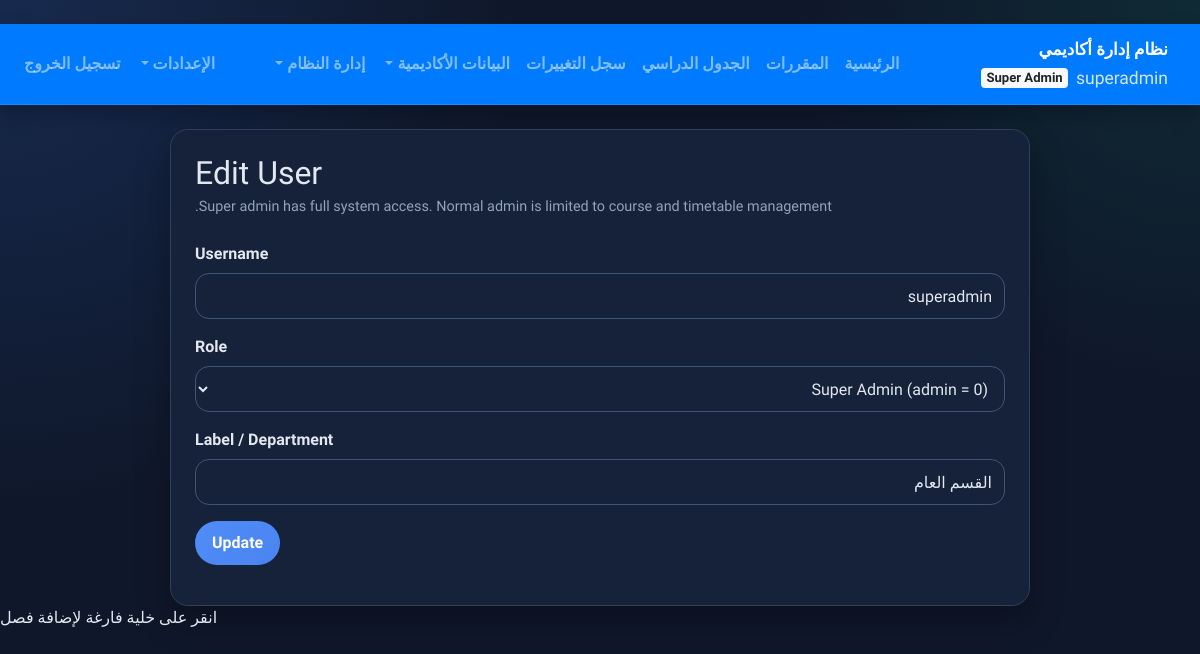
Screenshot of /users/1/edit (signed in) with the database file from the repository.
### tables this page shows
CREATE TABLE users (
    id INTEGER PRIMARY KEY AUTOINCREMENT,
    username TEXT UNIQUE NOT NULL,
    password TEXT NOT NULL,
    role TEXT NOT NULL CHECK(role IN ('admin', 'super_admin')),
    label TEXT NOT NULL,
    created_at TIMESTAMP DEFAULT CURRENT_TIMESTAMP
, department TEXT);

### routes/users.py (the view, shortened to what this page needs)
@users_bp.route('/<int:user_id>/edit', methods=['GET', 'POST'])
@login_required
@super_admin_required
def edit_user(user_id):
    conn = db.get_db()
    user = conn.execute('SELECT * FROM users WHERE id = ?', (user_id,)).fetchone()
    if not user:
        flash('المستخدم غير موجود', 'danger')
        return redirect(url_for('users.list_users'))
    return render_template('users/edit.html', user=user)

### db.py (called while the page is built)
def _get_column_names(conn, table_name):
    rows = conn.execute(f'PRAGMA table_info({table_name})').fetchall()
    return {row[1] for row in rows}

def _ensure_history_table(conn):
    conn.execute(
        """
        CREATE TABLE IF NOT EXISTS history (
            id INTEGER PRIMARY KEY AUTOINCREMENT,
            action TEXT NOT NULL,
            entity_type TEXT NOT NULL,
            entity_id INTEGER,
            actor_user_id INTEGER,
            actor_username TEXT,
            message TEXT,
            old_value TEXT,
            new_value TEXT,
            created_at TIMESTAMP DEFAULT CURRENT_TIMESTAMP
        )
        """
    )
    conn.execute(
        """
        CREATE INDEX IF NOT EXISTS idx_history_created_at
        ON history(created_at DESC)
        """
    )

def get_db():
    db = getattr(g, '_database', None)
    if db is None:
        db = g._database = sqlite3.connect(DATABASE)
        db.text_factory = str
        db.row_factory = sqlite3.Row
        db.execute('PRAGMA foreign_keys = ON')
        ensure_schema(db)
    return db

### routes/__init__.py (called while the page is built)
def login_required(view):
    @wraps(view)
    def wrapped(*args, **kwargs):
        if 'user_id' not in session:
            flash('يجب تسجيل الدخول أولاً.', 'danger')
            return redirect(url_for('auth.login'))
        return view(*args, **kwargs)
    return wrapped

def role_required(*allowed_roles):
    def decorator(view):
        @wraps(view)
        def wrapped(*args, **kwargs):
            if session.get('role') not in allowed_roles:
                flash('ليس لديك صلاحية الوصول إلى هذه الصفحة.', 'danger')
                return redirect(url_for('auth.dashboard'))
            return view(*args, **kwargs)
        return wrapped
    return decorator

### templates/users/edit.html (shortened to what this page needs)
{% extends 'base.html' %}
{% block content %}
<div class="user-form-shell"><div class="user-form-card"><h2 class="mb-1">Edit User</h2><p class="role-note mb-4">Super admin has full system access. Normal admin is limited to course and timetable management.</p><form method="post"><div class="form-group"><label>Username</label><input value="{{ user.username }}" class="form-control" name="username" required></div><div class="form-group"><label>Role</label><select class="form-control" name="role"><option value="admin" {% if user.role == 'admin' %}selected{% endif %}>Admin (admin = 1)</option><option value="super_admin" {% if user.role == 'super_admin' %}selected{% endif %}>Super Admin (admin = 0)</option></select></div><div class="form-group"><label>Label / Department</label><input value="{{ user.label }}" class="form-control" name="label" required></div><button class="btn btn-primary" type="submit">Update</button></form></div></div>
{% endblock %}

### templates/partials/navbar.html (shortened to what this page needs)
﻿{% set role = session.get('role', '') %}
{% set ep = request.endpoint or '' %}
<nav class="navbar navbar-expand-lg navbar-dark bg-primary rtl app-navbar">
  <a class="navbar-brand app-brand" href="{{ url_for('auth.dashboard') }}">
    <span class="brand-title">نظام إدارة أكاديمي</span>
    {% if session.get('username') %}
    <small class="brand-subtitle">
      {{ session.get('username') }}
      <span class="badge badge-light role-badge">{{ 'Super Admin' if role == 'super_admin' else 'Admin' }}</span>
    </small>
    {% endif %}
  </a>
  <div class="collapse navbar-collapse" id="mainNavbar">
    <ul class="navbar-nav mr-auto align-items-lg-center">
      <li class="nav-item {{ 'active' if ep == 'auth.dashboard' else '' }}">
        <a class="nav-link" href="{{ url_for('auth.dashboard') }}">الرئيسية</a>
      </li>
      <li class="nav-item {{ 'active' if ep.startswith('courses.') else '' }}">
        <a class="nav-link" href="{{ url_for('courses.list_courses') }}">المقررات</a>
      </li>
      <li class="nav-item {{ 'active' if ep.startswith('timetable.') else '' }}">
        <a class="nav-link" href="{{ url_for('timetable.list_timetable') }}">الجدول الدراسي</a>
      </li>
      <li class="nav-item {{ 'active' if ep.startswith('history.') else '' }}">
        <a class="nav-link" href="{{ url_for('history.list_history') }}">سجل التغييرات</a>
      </li>
      {% if role == 'super_admin' %}
      <li class="nav-item dropdown">
        <a class="nav-link dropdown-toggle" href="#" id="academicMenu" role="button" data-toggle="dropdown" aria-haspopup="true" aria-expanded="false">
          البيانات الأكاديمية
        </a>
      </li>
      <li class="nav-item dropdown">
        <a class="nav-link dropdown-toggle" href="#" id="systemMenu" role="button" data-toggle="dropdown" aria-haspopup="true" aria-expanded="false">
          إدارة النظام
        </a>
      </li>
      {% endif %}
    </ul>
    <ul class="navbar-nav align-items-lg-center">
      <li class="nav-item dropdown">
        <a class="nav-link dropdown-toggle" href="#" id="uiSettingsMenu" role="button" data-toggle="dropdown" aria-haspopup="true" aria-expanded="false">
          الإعدادات
        </a>
      </li>
      <li class="nav-item">
        <a class="nav-link" href="{{ url_for('auth.logout') }}">تسجيل الخروج</a>
      </li>
    </ul>
  </div>
</nav>

### static/css/style.css (style rules this page uses)
body.dark { --bg: #0f172a; --bg-accent: radial-gradient(circle at top left, rgba(59, 130, 246, 0.18), transparent 36%), radial-gradient(circle at top right, rgba(16, 185, 129, 0.12), transparent 28%), #0f172a; --text: #e2e8f0; --muted: #94a3b8; --surface: #16213a; --surface-2: #1f2a44; --border: #31405c; --border-strong: #425476; --accent: #4f8df7; --accent-2: #22c55e; --accent-contrast: #ffffff; --shadow: 0 16px 34px rgba(0, 0, 0, 0.28); --shadow-soft: 0 10px 20px rgba(0, 0, 0, 0.22); }
html { scroll-behavior: smooth; }
body { background: var(--bg-accent); color: var(--text); font-family: 'Tajawal', 'Segoe UI', system-ui, -apple-system, BlinkMacSystemFont, sans-serif; transition: background 0.3s ease, color 0.3s ease; }
body.font-medium { font-size: 16px; }
.rtl { direction: rtl; text-align: right; }
.app-navbar { box-shadow: var(--shadow-soft); border-bottom: 1px solid rgba(255, 255, 255, 0.1); }
.app-brand { display: flex; flex-direction: column; gap: 0.15rem; }
.brand-title { font-size: 1.05rem; font-weight: 700; }
.brand-subtitle { display: flex; align-items: center; gap: 0.5rem; flex-wrap: wrap; color: rgba(255, 255, 255, 0.82); }
.role-badge { font-weight: 700; }
.navbar .nav-link, .navbar .dropdown-item { font-weight: 600; }
.btn { border-radius: 999px; font-weight: 600; padding: 0.55rem 1rem; border-width: 1px; box-shadow: none !important; }
.btn-primary { background: linear-gradient(135deg, var(--accent), #4a84f0); border-color: transparent; }
.form-control, .form-select, .custom-select { min-height: 46px; border-radius: 14px; border-color: var(--border-strong); background-color: var(--surface); color: var(--text); }
label { font-weight: 700; margin-bottom: 0.45rem; }
.auth-shell, .user-form-shell, .course-form-shell { max-width: 980px; margin: 0 auto; }
.auth-card, .user-form-card, .course-form-card { padding: 1.5rem; }

### templates/base.html (style rules this page uses)
body { font-family: 'Tajawal', sans-serif; }
.rtl { direction: rtl; text-align: right; }

### templates/users/edit.html (style rules this page uses)
.user-form-shell { max-width: 860px; margin: 0 auto; }
.user-form-card { background: var(--surface); border: 1px solid var(--border); border-radius: 18px; box-shadow: var(--shadow); padding: 1.5rem; }
.role-note { font-size: 0.9rem; color: var(--muted); }

### rows the page displays
users: get "superadmin", username "superadmin", role "Super Admin (admin = 0)", label "القسم العام"

### other values shown
{{ 'Super Admin' if role == 'super_admin' else 'Admin' }} "Super Admin"
